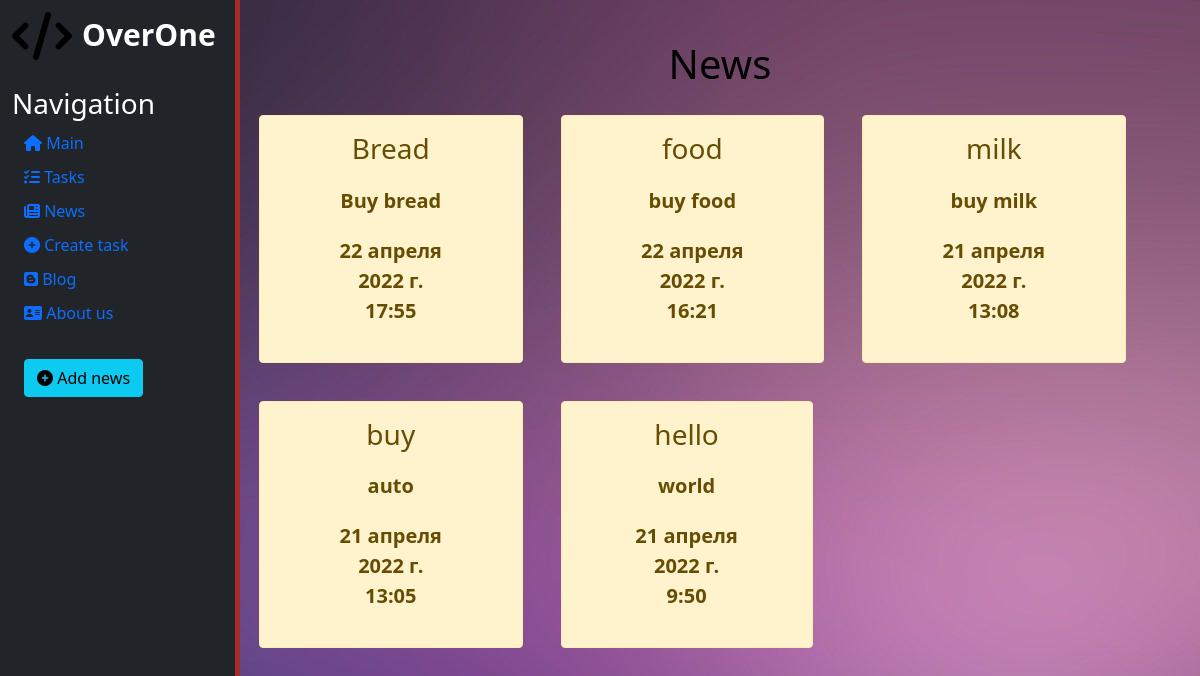
Page /project_news on the committed database.
### main/models.py (models this page shows, shortened)
class News(models.Model):
    title = models.CharField('Name', max_length=50)
    text = models.TextField('Caption news')
    date = models.DateTimeField('Date publication')
    class Meta:
        verbose_name = 'News'
        verbose_name_plural = 'News'

### main/views.py (the view)
# urls.py: path('project_news', views.project_news, name='project_news'),
def project_news(request):
    news = News.objects.order_by('-date')
    context = {
        'news': news,
    }
    return render(request, 'main/project_news.html', context)

### main/templates/main/project_news.html (shortened to what this page needs)
{% extends 'base.html' %}
{% block body %}
<h1>News</h1>
{% for el in news %}
    <div class="alert alert-warning">
        <h3>{{ el.title }}</h3>
        <p>{{ el.text }}</p>
        <p>{{ el.date }}</p>
    </div>
{% endfor %}
{% endblock %}

### main/static/main/css/main.css (style rules this page uses)
body { background-image: url(grad3.jpg); background-attachment: fixed; }
main .home p { width: 50%; margin: 20px auto; }
.alert-warning { float: left; margin: 19px; }

### rows in the picture
News: title "Bread", text "Buy bread", date "22 апреля 2022 г. 17:55"
News: title "food", text "buy food", date "22 апреля 2022 г. 16:21"
News: title "milk", text "buy milk", date "21 апреля 2022 г. 13:08"
News: title "buy", text "auto", date "21 апреля 2022 г. 13:05"
News: title "hello", text "world", date "21 апреля 2022 г. 9:50"
